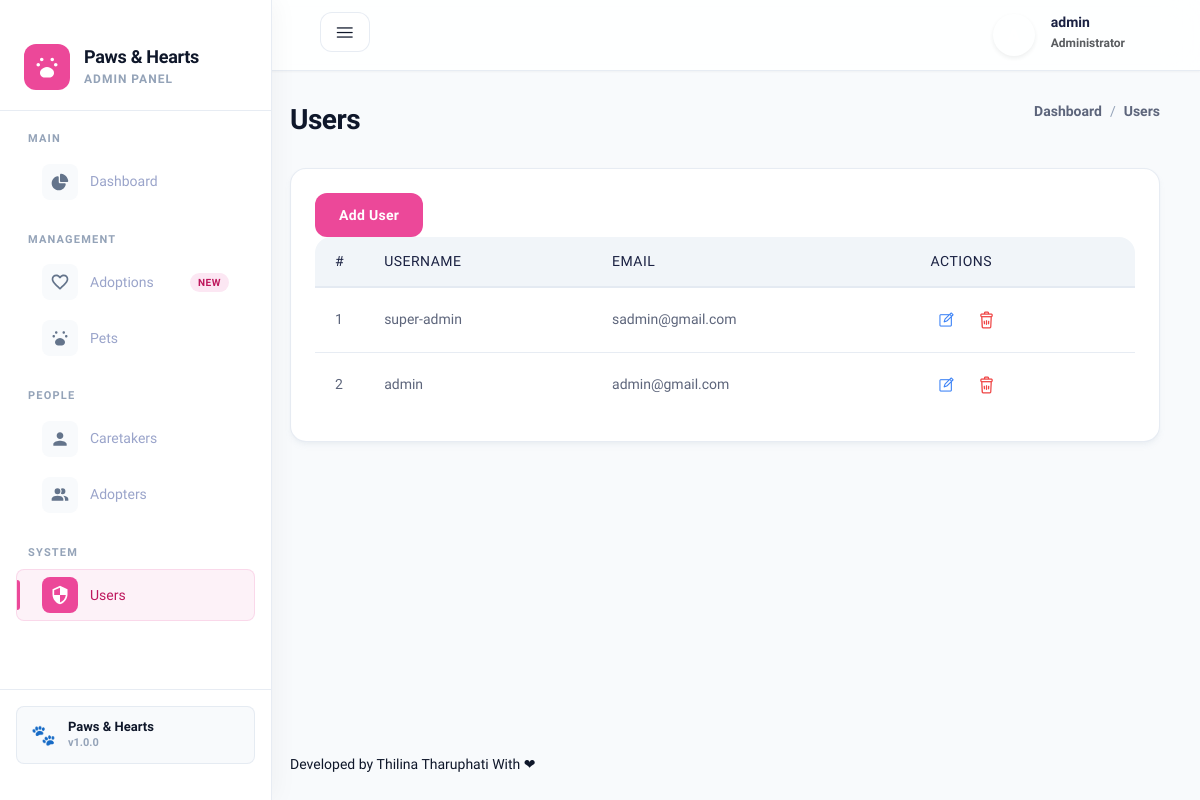
The app's page /pages/users.php (signed in), older data.
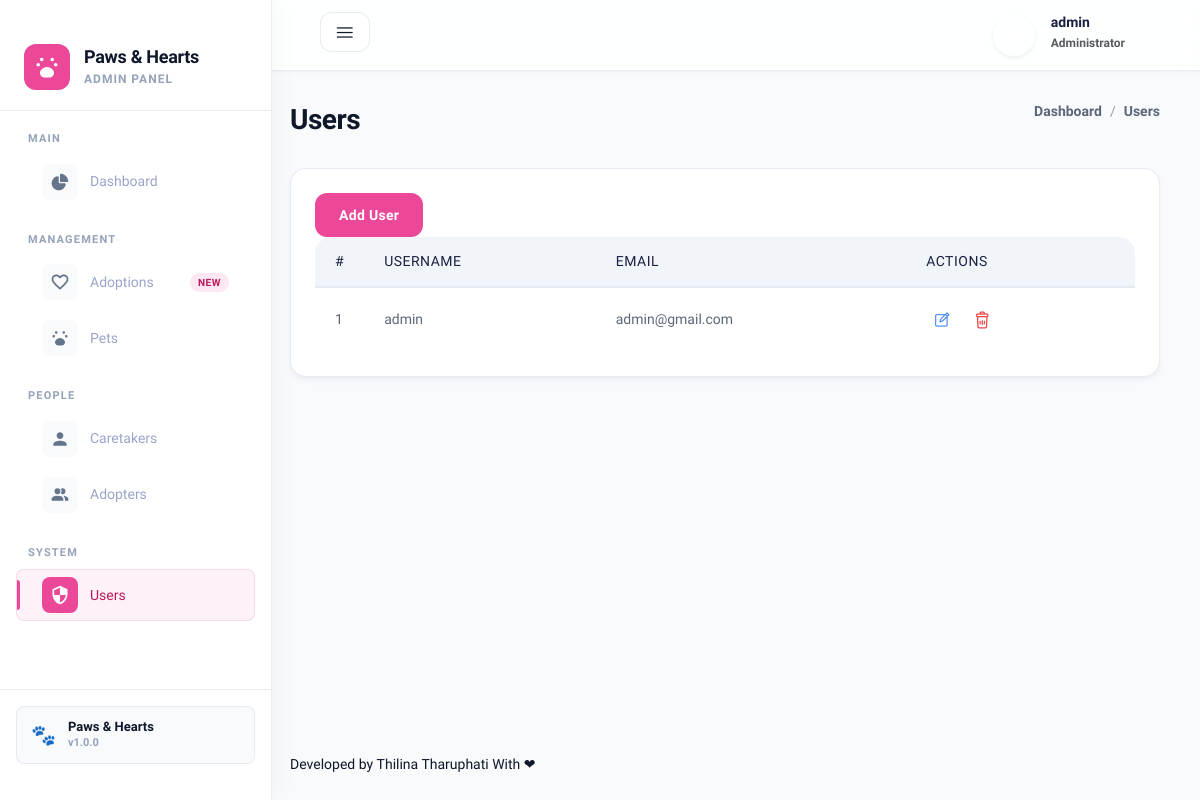
The same page, newer data.
### tables this page shows
CREATE TABLE `user` (
  `id` int(11) NOT NULL,
  `username` varchar(100) NOT NULL,
  `email` varchar(150) NOT NULL,
  `password` varchar(225) NOT NULL
);

### pages/users.php (the view, shortened to what the changed rows need)
<?php
include_once '../includes/header.php';
include_once BASE_PATH . 'config/database.php';
?>
<?php
    $users = mysqli_query($conn, "SELECT * FROM user")->fetch_all(MYSQLI_ASSOC) ?? "";
?>
<body>
    <main class="main-wrapper">
        <?php include_once BASE_PATH . '/includes/topbar.php' ?>
        <section class="section">
            <div class="container-fluid">
                <div class="title-wrapper pt-30">
                    <div class="row align-items-center">
                        <div class="col-md-6">
                            <div class="title">
                                <h2>Users</h2>
                            </div>
                        </div>
                    </div>
                    <div class="card-style mb-30">
                        <div class="table-wrapper table-responsive">
                            <table class="table">
                                <thead>
                                    <tr>
                                        <th>
                                            <h6>#</h6>
                                        </th>
                                        <th>
                                            <h6>Username</h6>
                                        </th>
                                        <th>
                                            <h6>Email</h6>
                                        </th>
                                        <th>
                                            <h6>Actions</h6>
                                        </th>
                                    </tr>
                                </thead>
                                <tbody>
                                    <?php $index = 1 ?>
                                    <?php foreach ($users as $user): ?>
                                        <tr>
                                            <td style="width: 40px;">
                                                <p><?= $index ?></p>
                                            </td>
                                            <td class="min-width">
                                                <p><a href="#0"><?= $user['username'] ?></a></p>
                                            </td>
                                            <td class="min-width">
                                                <p><?= $user['email'] ?></p>
                                            </td>
                                            <td>
                                                <div class="action">
                                                    <a href="<?= BASE_URL ?>pages/users-edit.php?id=<?= $user['id'] ?>" class="text-success me-2">
                                                        <i class="lni lni-pencil-alt"></i>
                                                    </a>
                                                    <form action="<?= BASE_URL ?>actions/user-actions.php" method="post">
                                                        <button class="text-danger" type="submit" name="submit"
                                                            value="submit">
                                                            <i class="lni lni-trash-can"></i>
                                                        </button>
                                                    </form>
                                                </div>
                                            </td>
                                        </tr>
                                        <?php $index++ ?>
                                    <?php endforeach; ?>
                                </tbody>
                            </table>
                        </div>
                    </div>
                </div>
            </div>
        </section>
        <?php include_once BASE_PATH . 'includes/footer.php'; ?>

### includes/topbar.php (shortened to what the changed rows need)
<?php
include_once __DIR__ . '/../config/database.php';
$currentUser = null;
if (isset($_SESSION['user_id'])) {
    $userId = (int)$_SESSION['user_id'];
    $currentUserResult = mysqli_query($conn, "SELECT username, email FROM user WHERE id = $userId");
    if ($currentUserResult && mysqli_num_rows($currentUserResult) > 0) {
        $currentUser = mysqli_fetch_assoc($currentUserResult);
    }
}
$username = $currentUser ? htmlspecialchars($currentUser['username']) : 'Admin';
?>
<header class="header">
    <div class="container-fluid">
        <div class="row">
            <div class="col-lg-7 col-md-7 col-6">
                <div class="header-right">
                    <div class="profile-box ml-15">
                        <button class="dropdown-toggle bg-transparent border-0" type="button" id="profile"
                            data-bs-toggle="dropdown" aria-expanded="false">
                            <div class="profile-info">
                                <div class="info d-flex align-items-center">
                                    <div class="text-start d-none d-md-block ms-2">
                                        <h6 class="fw-bold mb-0 text-dark"><?= $username ?></h6>
                                        <p class="text-muted mb-0" style="font-size: 12px; font-weight: 600;">Administrator</p>
                                    </div>
                                </div>
                            </div>
                        </button>
                    </div>
                </div>
            </div>
        </div>
    </div>
</header>

Row changes from the older to the newer data that the page shows:
removed user: username "super-admin", email "sadmin@gmail.com"
